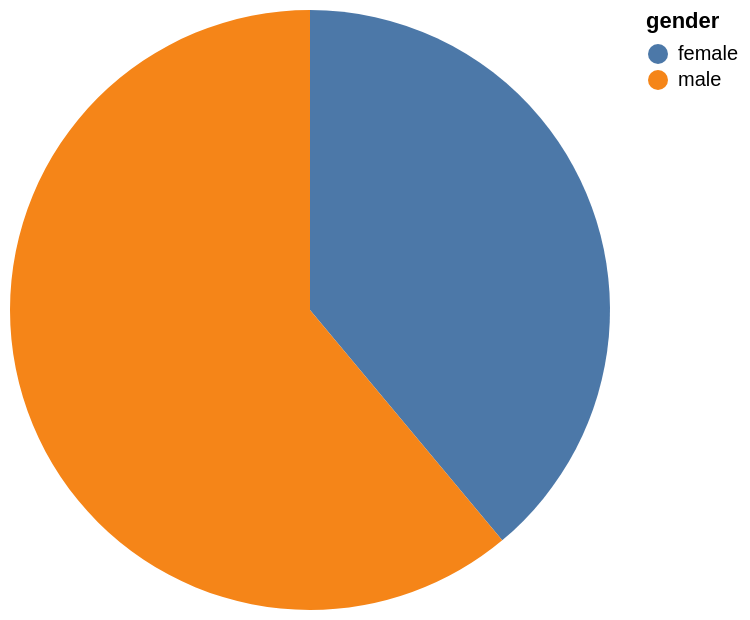

Specify this chart in Vega-Lite:
### Vega-Lite specification from a JSON file in a GitHub repository (floating-point values rounded to 4 significant figures)
{"data": {"values": [{"x_data": "female", "y_data": 25.5}, {"x_data": "male", "y_data": 40}]}, "mark": "arc", "encoding": {"theta": {"field": "y_data", "type": "quantitative", "title": "avg(age)"}, "color": {"field": "x_data", "type": "nominal", "title": "gender"}}}
